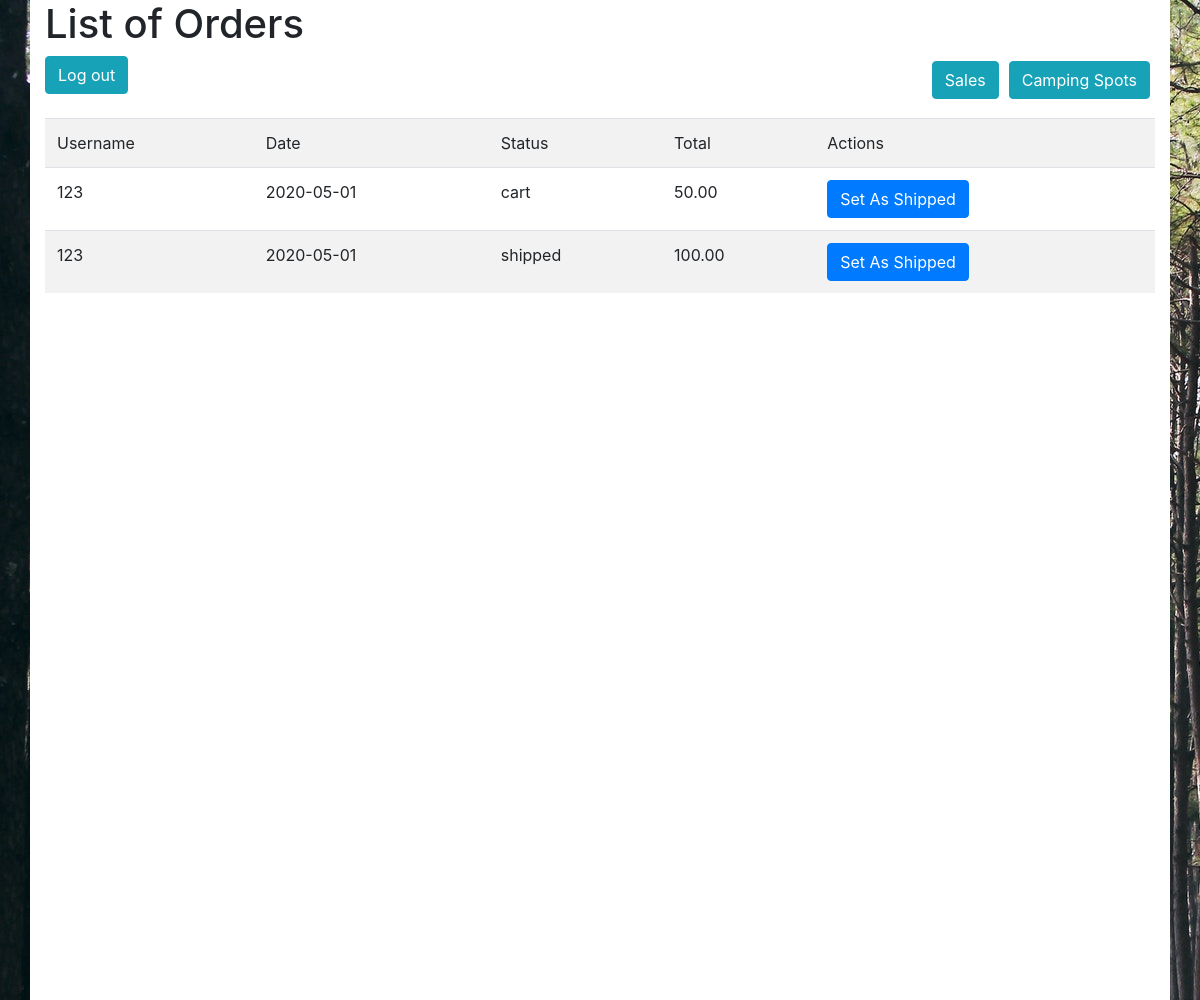
The app's page /orders/index, older data.
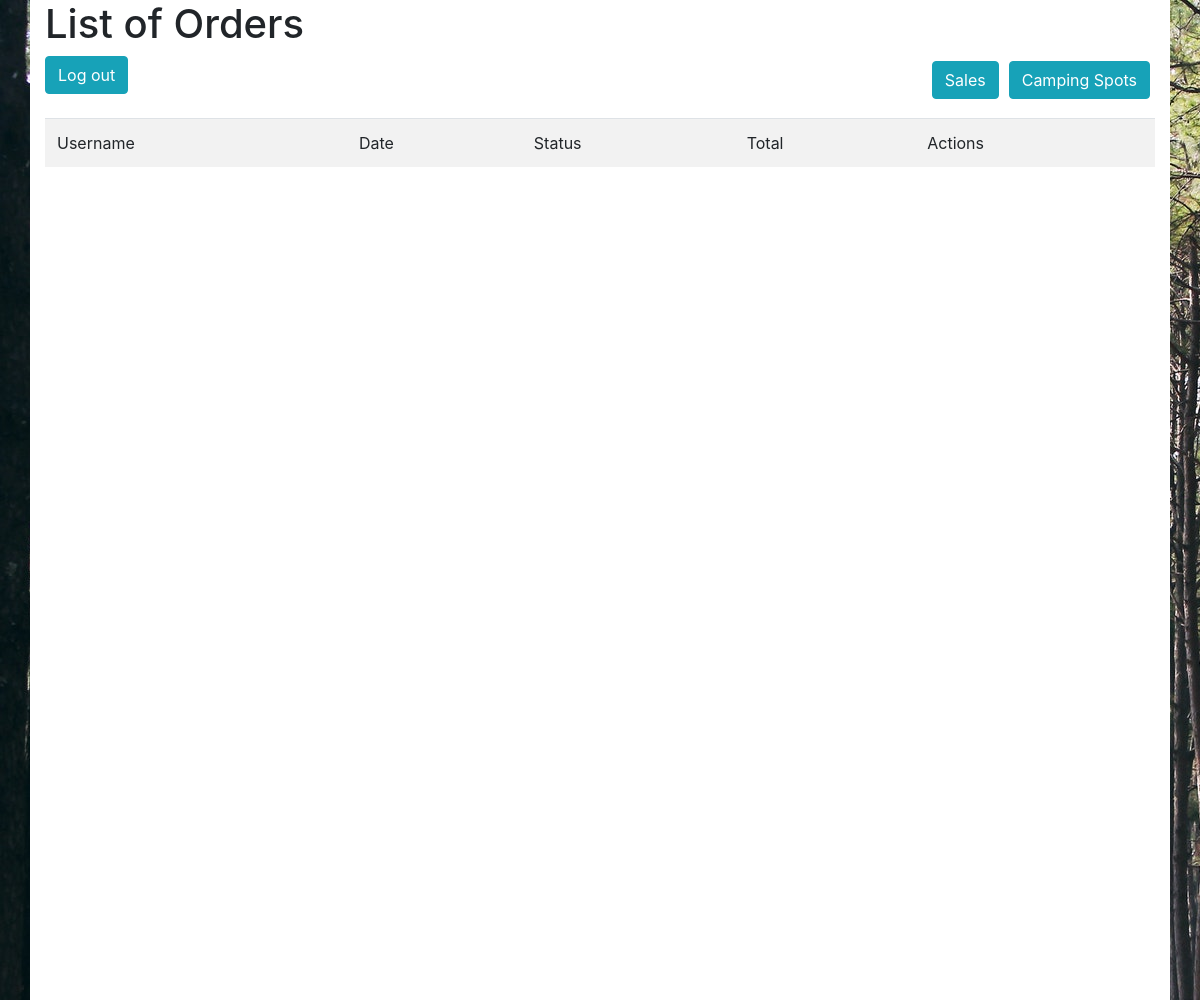
The same page, newer data.
### tables this page shows
CREATE TABLE `orders` (
  `order_id` int(11) NOT NULL,
  `user_id` int(11) NOT NULL,
  `date` date NOT NULL,
  `order_status` enum('cart','paid','shipped') NOT NULL,
  `order_total` decimal(7,2) NOT NULL
);

CREATE TABLE `user` (
  `user_id` int(11) NOT NULL,
  `username` varchar(50) NOT NULL,
  `password_hash` varchar(72) NOT NULL,
  `role` enum('user','employee') NOT NULL DEFAULT 'user'
);

### app/controllers/OrdersController.php (called while the page is built, shortened)
<?php
	class OrdersController extends Controller{
		public function index(){
			$products = $this->model('Orders')->get();
			$this->view('orders/index', ['orders'=>$products]);
		}
	}
?>

### app/core/App.php (called while the page is built, shortened)
<?php
class App{
	var $method = 'index';
	public function __construct(){
		$url = $this->parseURL();
		if(isset($url[0]) && file_exists('app/controllers/'. $url[0]. 'Controller.php')) {
			unset($url[0]);
		}
		$this->controller = new $this->controller();
		if(isset($url[1]) && method_exists($this->controller, $url[1])){
			$this->method = $url[1];
			unset($url[1]);
		}
		$this->params = $url ? array_values($url) : [];
		call_user_func_array([$this->controller, $this->method], $this->params);
	}
	private function parseURL(){
		if(isset($_GET['url'])) {
			return explode('/', filter_var(rtrim($_GET['url'],'/'), FILTER_SANITIZE_URL));
		}
	}
}
?>

### index.php (called while the page is built, shortened)
<?php
	new App();
?>

### app/models/Orders.php (called while the page is built, shortened)
<?php
	class Orders extends Model{
		public function get(){
			$SQL = 'SELECT * FROM orders JOIN user ON orders.user_id = user.user_id';
			$stmt = self::$_connection->prepare($SQL);
			$stmt->execute();
			$stmt->setFetchMode(PDO::FETCH_CLASS, 'Orders');
			return $stmt->fetchAll();
		}
	}
?>

### app/core/Model.php (called while the page is built, shortened)
<?php
	class Model{
		public function __construct(){
			$host = 'localhost';
			$dbname = 'camping';
			$user = 'camping_user';
			$password = 'tjAOLl7NQlvOtES9';
		}
	}
?>

### app/views/orders/index.php (the view, shortened to what this page needs)
<!DOCTYPE html>
<!doctype html>
<html lang="en">
  <head>
    <link rel="stylesheet" href="https://stackpath.bootstrapcdn.com/bootstrap/4.4.1/css/bootstrap.min.css">
  </head>
  <body>
 <div style="background-image: url('../images/camp8.jpg');height: 1000px;">
    <div class='container' style="height: 1000px; background-color: white; ">
    <h1>List of Orders</h1>
      <a href="/Camping/login/logout" class= "btn btn-info">Log out</a>
      <a href="/Camping/home/index" class="btn btn-info" style="float: right; margin: 5px;">Camping Spots</a>
      <a href="/Camping/orders/sales" class="btn btn-info" style="float: right; margin: 5px;">Sales</a>
      <table class="table table-striped">
        <tr><td>Username</td><td>Date</td><td>Status</td><td>Total</td><td>Actions</td></tr>
         <?php
          foreach($data['orders'] as $item){
            echo "<tr><td>$item->username</td><td>$item->date</td><td>$item->order_status</td><td>$item->order_total</td><td>
            <a href = '/Camping/orders/confirmShipping/$item->order_id' class='btn btn-primary'>Set As Shipped</a>
            </td></tr>";
          }
        ?>
  </table>
    </div>
  </div>
  </body>
</html>

Row changes from the older to the newer data that the page shows:
removed orders: user.username "123", date "2020-05-01", order_status "cart", order_total "50.00"
removed orders: user.username "123", date "2020-05-01", order_status "shipped", order_total "100.00"
